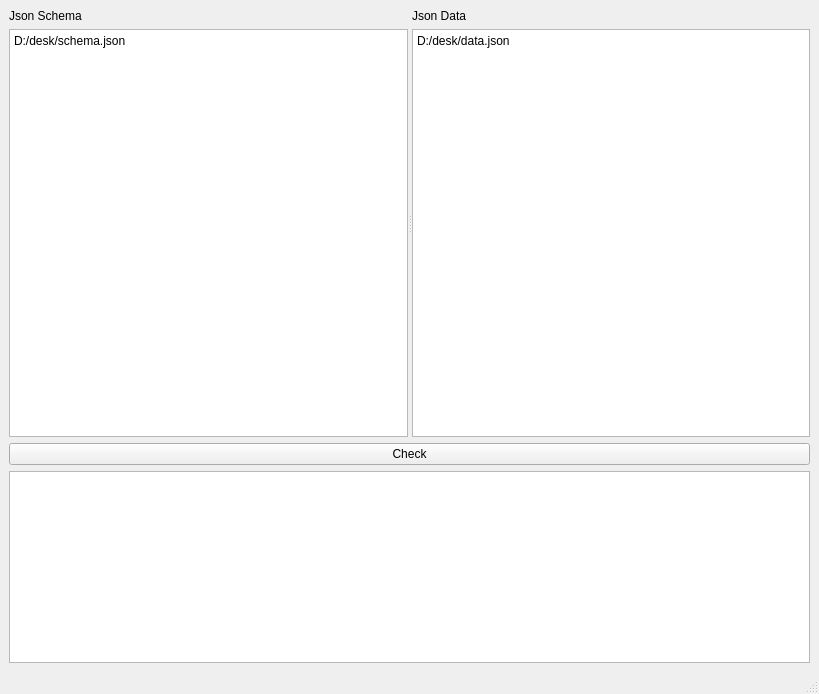
<?xml version="1.0" encoding="UTF-8"?>
<ui version="4.0">
 <class>MainWindow</class>
 <widget class="QMainWindow" name="MainWindow">
  <property name="geometry">
   <rect>
    <x>0</x>
    <y>0</y>
    <width>819</width>
    <height>694</height>
   </rect>
  </property>
  <property name="windowTitle">
   <string>MainWindow</string>
  </property>
  <widget class="QWidget" name="centralwidget">
   <layout class="QVBoxLayout" name="verticalLayout_3" stretch="1,0,0">
    <item>
     <widget class="QSplitter" name="splitter">
      <property name="orientation">
       <enum>Qt::Horizontal</enum>
      </property>
      <widget class="QWidget" name="layoutWidget">
       <layout class="QVBoxLayout" name="verticalLayout">
        <item>
         <widget class="QLabel" name="label">
          <property name="text">
           <string>Json Schema</string>
          </property>
         </widget>
        </item>
        <item>
         <widget class="QTextEdit" name="textEdit_schema">
          <property name="html">
           <string>&lt;!DOCTYPE HTML PUBLIC &quot;-//W3C//DTD HTML 4.0//EN&quot; &quot;http://www.w3.org/TR/REC-html40/strict.dtd&quot;&gt;
&lt;html&gt;&lt;head&gt;&lt;meta name=&quot;qrichtext&quot; content=&quot;1&quot; /&gt;&lt;meta charset=&quot;utf-8&quot; /&gt;&lt;style type=&quot;text/css&quot;&gt;
p, li { white-space: pre-wrap; }
hr { height: 1px; border-width: 0; }
li.unchecked::marker { content: &quot;\2610&quot;; }
li.checked::marker { content: &quot;\2612&quot;; }
&lt;/style&gt;&lt;/head&gt;&lt;body style=&quot; font-family:'Microsoft YaHei UI'; font-size:9pt; font-weight:400; font-style:normal;&quot;&gt;
&lt;p style=&quot; margin-top:0px; margin-bottom:0px; margin-left:0px; margin-right:0px; -qt-block-indent:0; text-indent:0px;&quot;&gt;D:/desk/schema.json&lt;/p&gt;&lt;/body&gt;&lt;/html&gt;</string>
          </property>
         </widget>
        </item>
       </layout>
      </widget>
      <widget class="QWidget" name="layoutWidget">
       <layout class="QVBoxLayout" name="verticalLayout_2">
        <item>
         <widget class="QLabel" name="label_2">
          <property name="text">
           <string>Json Data</string>
          </property>
         </widget>
        </item>
        <item>
         <widget class="QTextEdit" name="textEdit_data">
          <property name="html">
           <string>&lt;!DOCTYPE HTML PUBLIC &quot;-//W3C//DTD HTML 4.0//EN&quot; &quot;http://www.w3.org/TR/REC-html40/strict.dtd&quot;&gt;
&lt;html&gt;&lt;head&gt;&lt;meta name=&quot;qrichtext&quot; content=&quot;1&quot; /&gt;&lt;meta charset=&quot;utf-8&quot; /&gt;&lt;style type=&quot;text/css&quot;&gt;
p, li { white-space: pre-wrap; }
hr { height: 1px; border-width: 0; }
li.unchecked::marker { content: &quot;\2610&quot;; }
li.checked::marker { content: &quot;\2612&quot;; }
&lt;/style&gt;&lt;/head&gt;&lt;body style=&quot; font-family:'Microsoft YaHei UI'; font-size:9pt; font-weight:400; font-style:normal;&quot;&gt;
&lt;p style=&quot; margin-top:0px; margin-bottom:0px; margin-left:0px; margin-right:0px; -qt-block-indent:0; text-indent:0px;&quot;&gt;D:/desk/data.json&lt;/p&gt;&lt;/body&gt;&lt;/html&gt;</string>
          </property>
         </widget>
        </item>
       </layout>
      </widget>
     </widget>
    </item>
    <item>
     <widget class="QPushButton" name="pushButton">
      <property name="text">
       <string>Check</string>
      </property>
     </widget>
    </item>
    <item>
     <widget class="QTextEdit" name="textEdit_output"/>
    </item>
   </layout>
  </widget>
  <widget class="QStatusBar" name="statusbar"/>
 </widget>
 <resources/>
 <connections/>
</ui>
